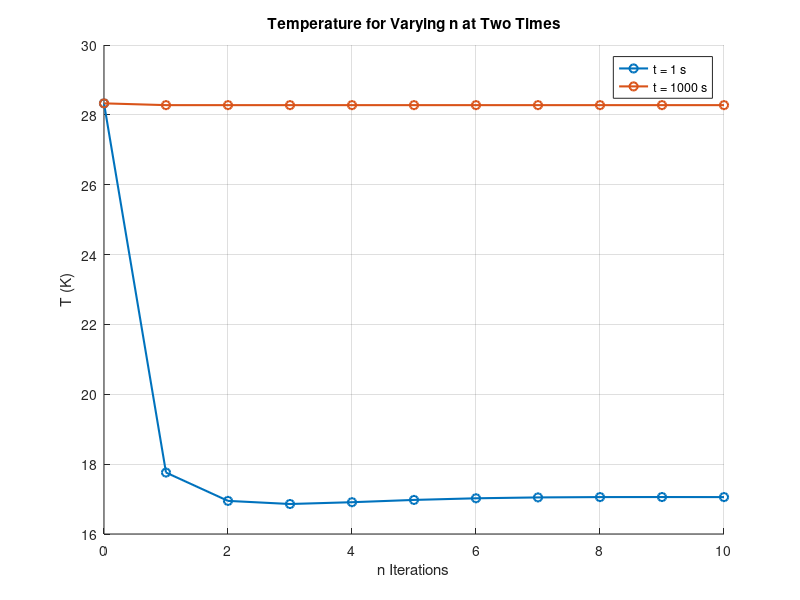
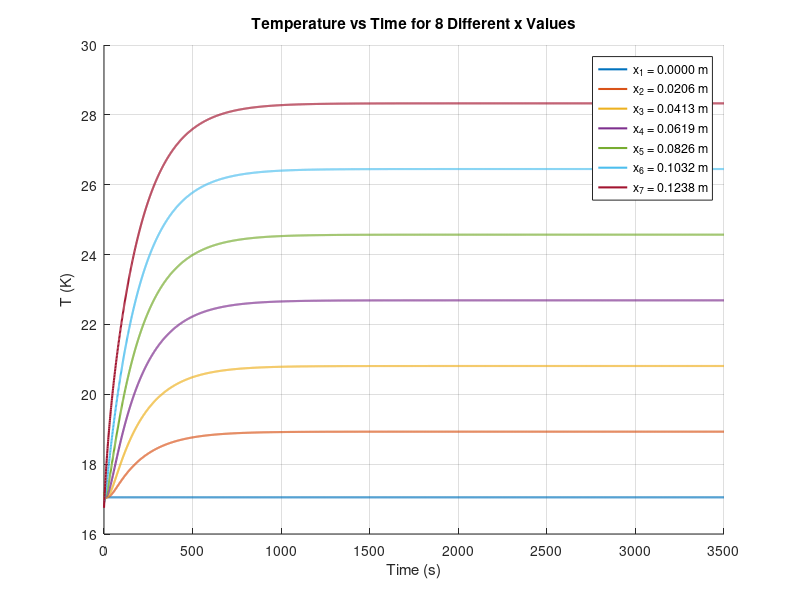

Reproduce these figures in MATLAB, in order.
clear;
close all;
clc;

H_Al = 91.09;

k = 130; 
cp = 960;
rho = 2810;

alpha = k / (rho * cp);

t1 = 1;
t2 = 1000;

L = 0.034925 + 0.0889 + 0.0254;
T0 = 17.0501; % K
x = 0.034925 + 0.0889; % m

t = [t1, t2];

%% Section 1: Temperature vs n iterations for two times

figure();
hold on;
grid on;

for i = 1:length(t)
    
    n_vals = 0:10;
    u_vals = zeros(size(n_vals));
    u_vals(1) = T0 + H_Al * x;
    summation = 0;

    for n = 1:10
        
        lambda_n = ((2 * n - 1) * pi) / (2 * L);
        bn = ((8 * L * H_Al) / (((2 * n) - 1)^2 * (pi^2))) * (-1)^n;
        summation = summation + bn * sin(lambda_n * x) * exp(-(lambda_n^2) * alpha * t(i));
        u_vals(n+1) = T0 + H_Al * x + summation;

    end

    plot(n_vals, u_vals, '-o', 'LineWidth', 1.5);
end

xlabel('n Iterations');
ylabel('T (K)');
title('Temperature for Varying n at Two Times');
legend(sprintf('t = %g s', t1), sprintf('t = %g s', t2), 'Location', 'best');
hold off;


%% Section 2: Temperature vs time for 8 different x values

t_time = linspace(0, 3500, 3500);

x_vals = linspace(0, x, 7);

figure();
hold on;
grid on;

n_chosen = 3;

for j = 1:length(x_vals)
    
    x_current = x_vals(j);
    T_time = zeros(size(t_time));

    for i = 1:length(t_time)
        summation = 0;

        for n = 1:n_chosen
            lambda_n = ((2 * n - 1) * pi) / (2 * L);
            bn = ((8 * L * H_Al) / (((2 * n) - 1)^2 * (pi^2))) * (-1)^n;

            summation = summation + bn * sin(lambda_n * x_current) * exp(-(lambda_n^2) * alpha * t_time(i));
        end

        T_time(i) = T0 + H_Al * x_current + summation;
    end

    plot(t_time, T_time, 'LineWidth', 1.5);
end

xlabel('Time (s)');
ylabel('T (K)');
title('Temperature vs Time for 8 Different x Values');
legendStrings = arrayfun(@(k) sprintf('x_{%d} = %.4f m', k, x_vals(k)), 1:min(8,length(x_vals)), 'UniformOutput', false);
legend(legendStrings, 'Location', 'best');
hold off;
